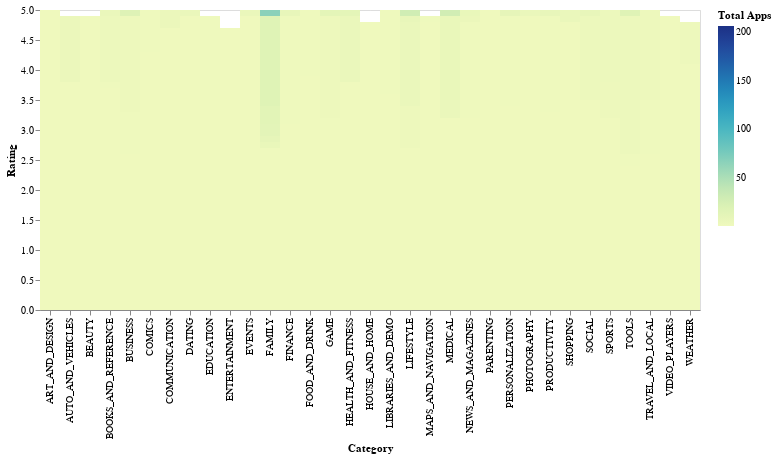

Notebook code for this chart:
### Code cell
alt.Chart(source).mark_rect().encode(
 x = alt.X('Category'),
 y = alt.Y('Rating:Q'),
 color = alt.Color('Total Apps:Q')
)

### Figure 1 — Vega-Lite specification as saved in the notebook (floating-point values rounded to 4 significant figures; data arrays with more than 128 entries replaced by an {"elided": "..."} marker saying what was removed)
{"config": {"view": {"continuousWidth": 400, "continuousHeight": 300}}, "data": {"name": "data-6b093e5911da2890c3fa2b71a4420ef6"}, "mark": "rect", "encoding": {"color": {"type": "quantitative", "field": "Total Apps"}, "x": {"type": "nominal", "field": "Category"}, "y": {"type": "quantitative", "field": "Rating"}}, "$schema": "https://vega.github.io/schema/vega-lite/v4.8.1.json", "datasets": {"data-6b093e5911da2890c3fa2b71a4420ef6": {"elided": "768 records"}}}
